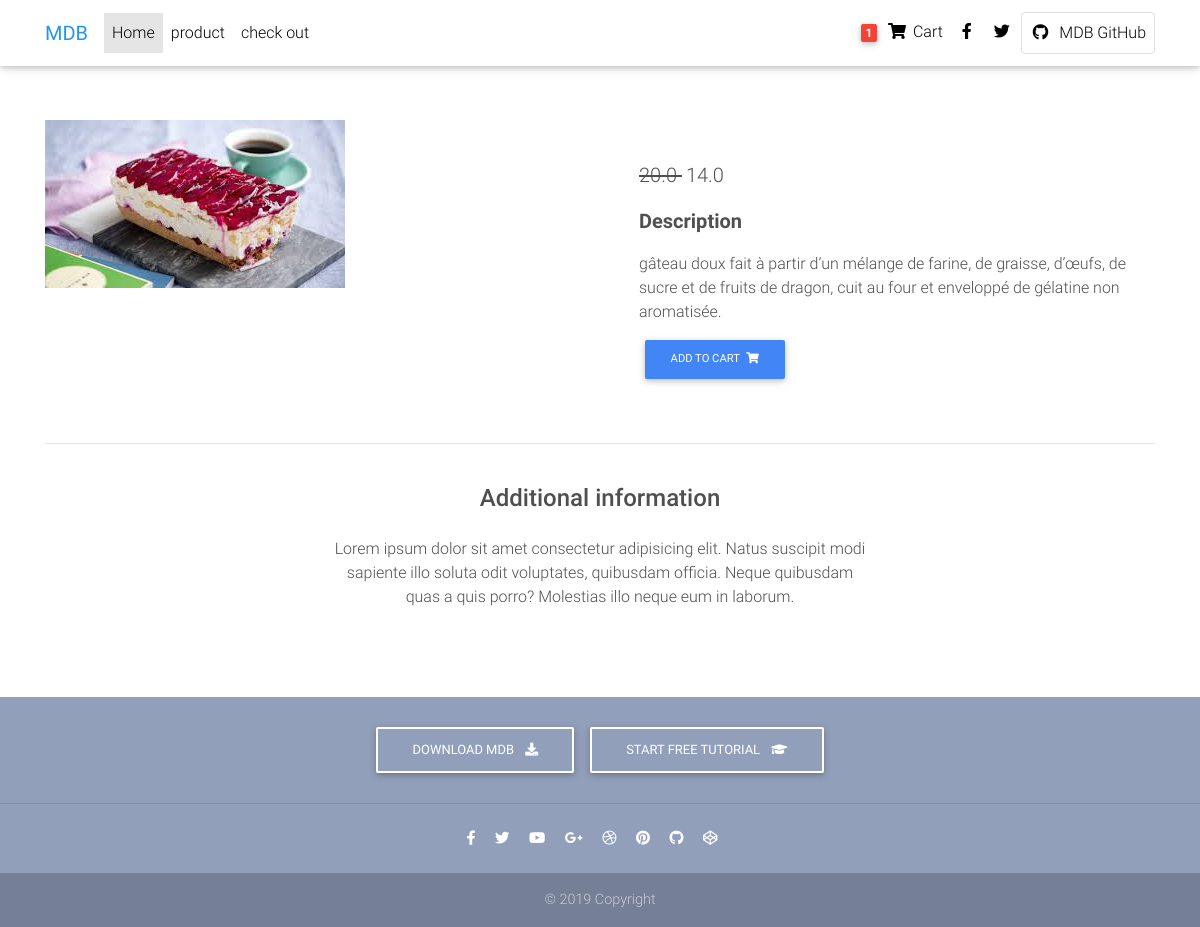
Page /product/cake/ on the committed database.
### core/models.py (models this page shows, shortened)
class Product(models.Model):
    title = models.CharField(max_length=100)
    price = models.FloatField()
    discount_price = models.FloatField(blank=True, null=True)
    category = models.ForeignKey(Category, blank=True, null=True, on_delete=models.CASCADE)
    subcategory = models.ForeignKey(SubCategory, blank=True, null=True, on_delete=models.CASCADE)
    slug = models.SlugField(blank=True)
    photo = models.ImageField(upload_to="gallery",default="gallery/food.png")
    description = models.TextField(default="No description available for this product")
    additional_items = models.ManyToManyField(AdditionalItem, blank=True, null=True)
    def get_add_to_cart_url(self):
        return reverse("core:add_to_cart", kwargs={'slug': self.slug})

### core/views.py (the view)
# urls.py: path('product/<slug>/', ProductDetail.as_view(), name='product'),
class ProductDetail(DetailView):
    model = Product

### templates/core/product_detail.html (shortened to what this page needs)
{% extends "core/basic.html" %}
{% block content %}
  <nav class="navbar fixed-top navbar-expand-lg navbar-light white scrolling-navbar">
    <div class="container">
      <a class="navbar-brand waves-effect" href="https://mdbootstrap.com/docs/jquery/" target="_blank">
        <strong class="blue-text">MDB</strong>
      </a>
      <div class="collapse navbar-collapse" id="navbarSupportedContent">
        <ul class="navbar-nav mr-auto">
          <li class="nav-item active">
            <a class="nav-link waves-effect" href="/">Home
            </a>
          </li>
          <li class="nav-item">
            <a class="nav-link waves-effect" href="/product/">product</a>
          </li>
          <li class="nav-item">
            <a class="nav-link waves-effect" href="/check_out/">check out
              </a>
          </li>
        </ul>
        <ul class="navbar-nav nav-flex-icons">
          <li class="nav-item">
            <a class="nav-link waves-effect">
              <span class="badge red z-depth-1 mr-1"> 1 </span>
              <i class="fas fa-shopping-cart"></i>
              <span class="clearfix d-none d-sm-inline-block"> Cart </span>
            </a>
          </li>
          <li class="nav-item">
            <a href="https://www.facebook.com/mdbootstrap" class="nav-link waves-effect" target="_blank">
              <i class="fab fa-facebook-f"></i>
            </a>
          </li>
          <li class="nav-item">
            <a href="https://twitter.com/MDBootstrap" class="nav-link waves-effect" target="_blank">
              <i class="fab fa-twitter"></i>
            </a>
          </li>
          <li class="nav-item">
            <a href="https://github.com/mdbootstrap/bootstrap-material-design" class="nav-link border border-light rounded waves-effect"
              target="_blank">
              <i class="fab fa-github mr-2"></i>MDB GitHub
            </a>
          </li>
        </ul>
      </div>
    </div>
  </nav>
  <main class="mt-5 pt-4">
    <div class="container dark-grey-text mt-5">
      <div class="row wow fadeIn">
        <div class="col-md-6 mb-4">
            <img src="{{ object.photo.url }}" class="img-fluid" alt="">
        </div>
        <div class="col-md-6 mb-4">
          <div class="p-4">
            <p class="lead">
              <span class="mr-1">
                <del>
                  {% if object.discount_price %}
                  {{object.price}}
                  {% endif %}
                </del>
              </span>
              <span>
                {% if object.discount_price %}
                  {{object.discount_price}}
                {% else %}
                    {{object.price}}
                {% endif %}
            </span>
            </p>
            <p class="lead font-weight-bold">Description</p>
            <p>{{object.description}}</p>
            <a href="{{object.get_add_to_cart_url}}" class="btn btn-primary btn-md my-0 p">Add to cart
              <i class="fas fa-shopping-cart ml-1"></i>
            </a>
          </div>
        </div>
      </div>
      <hr>
      <div class="row d-flex justify-content-center wow fadeIn">
        <div class="col-md-6 text-center">
          <h4 class="my-4 h4">Additional information</h4>
          <p>Lorem ipsum dolor sit amet consectetur adipisicing elit. Natus suscipit modi sapiente illo soluta odit
            voluptates,
            quibusdam officia. Neque quibusdam quas a quis porro? Molestias illo neque eum in laborum.</p>
        </div>
      </div>
      <div class="row wow fadeIn">
        <div class="col-lg-4 col-md-12 mb-4">
        </div>
        <div class="col-lg-4 col-md-6 mb-4">
        </div>
        <div class="col-lg-4 col-md-6 mb-4">
        </div>
      </div>
    </div>
  </main>
{% endblock content %}

### rows in the picture
Product: photo (picture), price "20.0", discount_price "14.0", description "gâteau doux fait à partir d’un mélange de farine, de graisse, d’œufs, de sucre et de fruits de dragon, cuit au four et enveloppé de gélatine non aromatisée."
